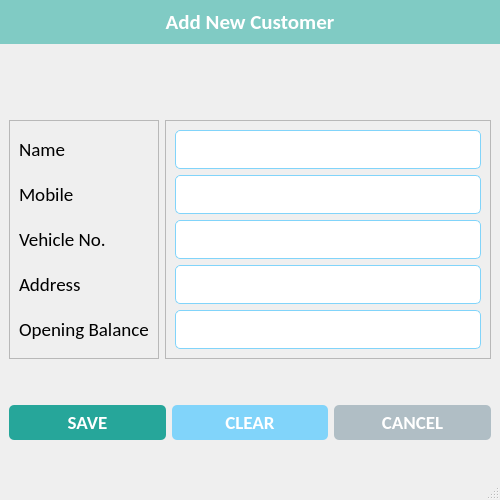
<?xml version="1.0" encoding="UTF-8"?>
<ui version="4.0">
 <class>AddCustomerWindow</class>
 <widget class="QMainWindow" name="AddCustomerWindow">
  <property name="geometry">
   <rect>
    <x>0</x>
    <y>0</y>
    <width>500</width>
    <height>500</height>
   </rect>
  </property>
  <property name="minimumSize">
   <size>
    <width>500</width>
    <height>500</height>
   </size>
  </property>
  <property name="maximumSize">
   <size>
    <width>500</width>
    <height>500</height>
   </size>
  </property>
  <property name="windowTitle">
   <string>Add Customer</string>
  </property>
  <property name="windowIcon">
   <iconset resource="resources.qrc">
    <normaloff>:/icons/assets/icons/logo.png</normaloff>:/icons/assets/icons/logo.png</iconset>
  </property>
  <property name="iconSize">
   <size>
    <width>32</width>
    <height>32</height>
   </size>
  </property>
  <widget class="QWidget" name="centralwidget">
   <property name="styleSheet">
    <string notr="true">#label_widget {
	background-color: #80cbc4;
}

#label_5 {
	color: #fff;
}

#btn_save {
	background-color: #26a69a;
	border-radius: 5px;
	padding: 5px 0px;
	color: white;
}

#btn_clear {
	background-color: #81d4fa;
	border-radius: 5px;
	padding: 5px 0px;
	color: white;
}

#btn_cancel {
	background-color: #b0bec5;
	border-radius: 5px;
	padding: 5px 0px;
	color: white;
}

QLineEdit {
	border-radius: 5px;
	padding: 5px 5px;
	border: 1px solid #81d4fa;
}</string>
   </property>
   <layout class="QVBoxLayout" name="verticalLayout_4">
    <property name="spacing">
     <number>0</number>
    </property>
    <property name="leftMargin">
     <number>0</number>
    </property>
    <property name="topMargin">
     <number>0</number>
    </property>
    <property name="rightMargin">
     <number>0</number>
    </property>
    <property name="bottomMargin">
     <number>0</number>
    </property>
    <item alignment="Qt::AlignTop">
     <widget class="QWidget" name="label_widget" native="true">
      <layout class="QVBoxLayout" name="verticalLayout_3">
       <item alignment="Qt::AlignTop">
        <widget class="QLabel" name="label_5">
         <property name="font">
          <font>
           <family>Calibri</family>
           <pointsize>16</pointsize>
           <weight>75</weight>
           <bold>true</bold>
          </font>
         </property>
         <property name="text">
          <string>Add New Customer</string>
         </property>
         <property name="alignment">
          <set>Qt::AlignCenter</set>
         </property>
        </widget>
       </item>
      </layout>
     </widget>
    </item>
    <item>
     <widget class="QWidget" name="details_widget" native="true">
      <layout class="QHBoxLayout" name="horizontalLayout">
       <item>
        <widget class="QFrame" name="lbl_frame">
         <property name="frameShape">
          <enum>QFrame::StyledPanel</enum>
         </property>
         <property name="frameShadow">
          <enum>QFrame::Raised</enum>
         </property>
         <layout class="QVBoxLayout" name="verticalLayout_2">
          <item>
           <widget class="QLabel" name="lbl_name">
            <property name="font">
             <font>
              <family>Calibri</family>
              <pointsize>14</pointsize>
             </font>
            </property>
            <property name="text">
             <string>Name</string>
            </property>
           </widget>
          </item>
          <item>
           <widget class="QLabel" name="lbl_mobile">
            <property name="font">
             <font>
              <family>Calibri</family>
              <pointsize>14</pointsize>
             </font>
            </property>
            <property name="text">
             <string>Mobile</string>
            </property>
           </widget>
          </item>
          <item>
           <widget class="QLabel" name="lbl_vehicle">
            <property name="font">
             <font>
              <family>Calibri</family>
              <pointsize>14</pointsize>
             </font>
            </property>
            <property name="text">
             <string>Vehicle No.</string>
            </property>
           </widget>
          </item>
          <item>
           <widget class="QLabel" name="lbl_address">
            <property name="font">
             <font>
              <family>Calibri</family>
              <pointsize>14</pointsize>
             </font>
            </property>
            <property name="text">
             <string>Address</string>
            </property>
           </widget>
          </item>
          <item>
           <widget class="QLabel" name="lbl_balance">
            <property name="font">
             <font>
              <family>Calibri</family>
              <pointsize>14</pointsize>
             </font>
            </property>
            <property name="text">
             <string>Opening Balance</string>
            </property>
           </widget>
          </item>
         </layout>
        </widget>
       </item>
       <item>
        <widget class="QFrame" name="lbl_inputs">
         <property name="frameShape">
          <enum>QFrame::StyledPanel</enum>
         </property>
         <property name="frameShadow">
          <enum>QFrame::Raised</enum>
         </property>
         <layout class="QVBoxLayout" name="verticalLayout">
          <item>
           <widget class="QLineEdit" name="txt_name">
            <property name="font">
             <font>
              <family>Calibri</family>
              <pointsize>14</pointsize>
             </font>
            </property>
           </widget>
          </item>
          <item>
           <widget class="QLineEdit" name="txt_mobile">
            <property name="font">
             <font>
              <family>Calibri</family>
              <pointsize>14</pointsize>
             </font>
            </property>
           </widget>
          </item>
          <item>
           <widget class="QLineEdit" name="txt_vehicle">
            <property name="font">
             <font>
              <family>Calibri</family>
              <pointsize>14</pointsize>
             </font>
            </property>
           </widget>
          </item>
          <item>
           <widget class="QLineEdit" name="txt_address">
            <property name="font">
             <font>
              <family>Calibri</family>
              <pointsize>14</pointsize>
             </font>
            </property>
           </widget>
          </item>
          <item>
           <widget class="QLineEdit" name="txt_balance">
            <property name="font">
             <font>
              <family>Calibri</family>
              <pointsize>14</pointsize>
             </font>
            </property>
           </widget>
          </item>
         </layout>
        </widget>
       </item>
      </layout>
     </widget>
    </item>
    <item>
     <widget class="QWidget" name="bottom_widget" native="true">
      <layout class="QHBoxLayout" name="horizontalLayout_2">
       <item>
        <widget class="QPushButton" name="btn_save">
         <property name="font">
          <font>
           <family>Calibri</family>
           <pointsize>14</pointsize>
           <weight>75</weight>
           <bold>true</bold>
          </font>
         </property>
         <property name="text">
          <string>SAVE</string>
         </property>
         <property name="icon">
          <iconset resource="resources.qrc">
           <normaloff>:/icons/assets/icons/save.png</normaloff>:/icons/assets/icons/save.png</iconset>
         </property>
         <property name="iconSize">
          <size>
           <width>32</width>
           <height>32</height>
          </size>
         </property>
        </widget>
       </item>
       <item>
        <widget class="QPushButton" name="btn_clear">
         <property name="font">
          <font>
           <family>Calibri</family>
           <pointsize>14</pointsize>
           <weight>75</weight>
           <bold>true</bold>
          </font>
         </property>
         <property name="text">
          <string>CLEAR</string>
         </property>
         <property name="icon">
          <iconset resource="resources.qrc">
           <normaloff>:/icons/assets/icons/clear.png</normaloff>:/icons/assets/icons/clear.png</iconset>
         </property>
         <property name="iconSize">
          <size>
           <width>32</width>
           <height>32</height>
          </size>
         </property>
        </widget>
       </item>
       <item>
        <widget class="QPushButton" name="btn_cancel">
         <property name="font">
          <font>
           <family>Calibri</family>
           <pointsize>14</pointsize>
           <weight>75</weight>
           <bold>true</bold>
          </font>
         </property>
         <property name="text">
          <string>CANCEL</string>
         </property>
         <property name="icon">
          <iconset resource="resources.qrc">
           <normaloff>:/icons/assets/icons/close.png</normaloff>:/icons/assets/icons/close.png</iconset>
         </property>
         <property name="iconSize">
          <size>
           <width>32</width>
           <height>32</height>
          </size>
         </property>
        </widget>
       </item>
      </layout>
     </widget>
    </item>
   </layout>
  </widget>
  <widget class="QStatusBar" name="statusbar"/>
 </widget>
 <resources>
  <include location="resources.qrc"/>
 </resources>
 <connections/>
</ui>
